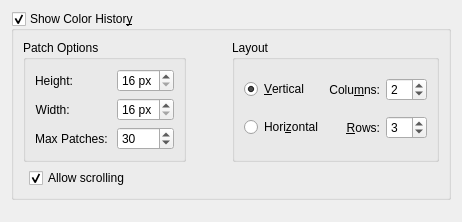
     <widget class="QWidget" name="tab_ColorHistory">
      <property name="enabled">
       <bool>true</bool>
      </property>
      <property name="sizePolicy">
       <sizepolicy hsizetype="Preferred" vsizetype="Preferred">
        <horstretch>0</horstretch>
        <verstretch>0</verstretch>
       </sizepolicy>
      </property>
      <attribute name="title">
       <string>Color History</string>
      </attribute>
      <layout class="QFormLayout" name="formLayout_8">
       <item row="0" column="0" colspan="2">
        <widget class="QGroupBox" name="lastUsedColorsShow">
         <property name="title">
          <string>Show Color Histor&amp;y</string>
         </property>
         <property name="checkable">
          <bool>true</bool>
         </property>
         <layout class="QFormLayout" name="formLayout_6">
          <item row="0" column="0" colspan="2">
           <layout class="QHBoxLayout" name="horizontalLayout_7">
            <item>
             <widget class="QGroupBox" name="groupBox">
              <property name="title">
               <string>Patch Options</string>
              </property>
              <layout class="QFormLayout" name="formLayout_4">
               <item row="0" column="0">
                <widget class="QLabel" name="label_14">
                 <property name="text">
                  <string>Height:</string>
                 </property>
                 <property name="alignment">
                  <set>Qt::AlignRight|Qt::AlignTrailing|Qt::AlignVCenter</set>
                 </property>
                </widget>
               </item>
               <item row="0" column="1">
                <widget class="KisIntParseSpinBox" name="lastUsedColorsWidth">
                 <property name="suffix">
                  <string> px</string>
                 </property>
                 <property name="prefix">
                  <string/>
                 </property>
                 <property name="minimum">
                  <number>16</number>
                 </property>
                </widget>
               </item>
               <item row="1" column="0">
                <widget class="QLabel" name="label">
                 <property name="text">
                  <string>Width: </string>
                 </property>
                 <property name="alignment">
                  <set>Qt::AlignRight|Qt::AlignTrailing|Qt::AlignVCenter</set>
                 </property>
                </widget>
               </item>
               <item row="1" column="1">
                <widget class="KisIntParseSpinBox" name="lastUsedColorsHeight">
                 <property name="suffix">
                  <string> px</string>
                 </property>
                 <property name="minimum">
                  <number>16</number>
                 </property>
                </widget>
               </item>
               <item row="2" column="0">
                <widget class="QLabel" name="label_10">
                 <property name="text">
                  <string>Max Patches: </string>
                 </property>
                 <property name="alignment">
                  <set>Qt::AlignRight|Qt::AlignTrailing|Qt::AlignVCenter</set>
                 </property>
                </widget>
               </item>
               <item row="2" column="1">
                <widget class="KisIntParseSpinBox" name="lastUsedColorsPatchCount">
                 <property name="minimum">
                  <number>1</number>
                 </property>
                 <property name="value">
                  <number>30</number>
                 </property>
                </widget>
               </item>
              </layout>
             </widget>
            </item>
            <item>
             <spacer name="horizontalSpacer_6">
              <property name="orientation">
               <enum>Qt::Horizontal</enum>
              </property>
              <property name="sizeHint" stdset="0">
               <size>
                <width>40</width>
                <height>0</height>
               </size>
              </property>
             </spacer>
            </item>
            <item>
             <widget class="QGroupBox" name="groupBox_2">
              <property name="title">
               <string>Layout</string>
              </property>
              <layout class="QGridLayout" name="gridLayout">
               <item row="0" column="0">
                <widget class="QRadioButton" name="lastUsedColorsAlignVertical">
                 <property name="text">
                  <string>&amp;Vertical</string>
                 </property>
                 <property name="checked">
                  <bool>true</bool>
                 </property>
                </widget>
               </item>
               <item row="0" column="2">
                <widget class="KisIntParseSpinBox" name="lastUsedColorsNumCols">
                 <property name="minimum">
                  <number>1</number>
                 </property>
                 <property name="maximum">
                  <number>20</number>
                 </property>
                 <property name="value">
                  <number>2</number>
                 </property>
                </widget>
               </item>
               <item row="0" column="1">
                <widget class="QLabel" name="lbl_lastUsedNumCols">
                 <property name="text">
                  <string>Colu&amp;mns:</string>
                 </property>
                 <property name="alignment">
                  <set>Qt::AlignRight|Qt::AlignTrailing|Qt::AlignVCenter</set>
                 </property>
                 <property name="buddy">
                  <cstring>lastUsedColorsNumCols</cstring>
                 </property>
                </widget>
               </item>
               <item row="1" column="0">
                <widget class="QRadioButton" name="lastUsedColorsAlignHorizontal">
                 <property name="text">
                  <string>Hori&amp;zontal</string>
                 </property>
                </widget>
               </item>
               <item row="1" column="1">
                <widget class="QLabel" name="lbl_lastUsedNumRows">
                 <property name="text">
                  <string>&amp;Rows:</string>
                 </property>
                 <property name="alignment">
                  <set>Qt::AlignRight|Qt::AlignTrailing|Qt::AlignVCenter</set>
                 </property>
                 <property name="buddy">
                  <cstring>lastUsedColorsNumRows</cstring>
                 </property>
                </widget>
               </item>
               <item row="1" column="2">
                <widget class="KisIntParseSpinBox" name="lastUsedColorsNumRows">
                 <property name="minimum">
                  <number>1</number>
                 </property>
                 <property name="maximum">
                  <number>20</number>
                 </property>
                 <property name="value">
                  <number>3</number>
                 </property>
                </widget>
               </item>
              </layout>
             </widget>
            </item>
           </layout>
          </item>
          <item row="1" column="1">
           <widget class="QCheckBox" name="lastUsedColorsAllowScrolling">
            <property name="text">
             <string>Allow scrolling</string>
            </property>
            <property name="checked">
             <bool>true</bool>
            </property>
           </widget>
          </item>
         </layout>
        </widget>
       </item>
       <item row="1" column="1">
        <spacer name="verticalSpacer_6">
         <property name="orientation">
          <enum>Qt::Vertical</enum>
         </property>
         <property name="sizeType">
          <enum>QSizePolicy::MinimumExpanding</enum>
         </property>
         <property name="sizeHint" stdset="0">
          <size>
           <width>20</width>
           <height>5</height>
          </size>
         </property>
        </spacer>
       </item>
      </layout>
     </widget>
